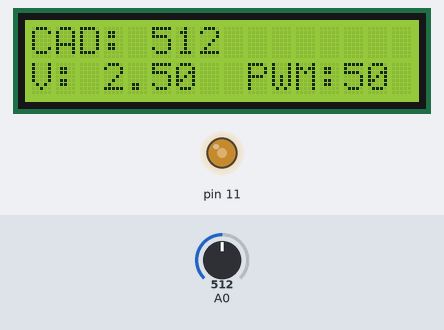
Simulated run of this sketch. Board: Arduino Uno, built with avr-gcc and run on an emulated ATmega328P. On the bench: 16×2 character LCD, output pins drawn as LEDs (lit = HIGH). The test bench sets the inputs (shaded band); at power-on: A0 = 512.

Above: at 1.2 s.
1.3 s: A0 set to 716
At 1.74 s:
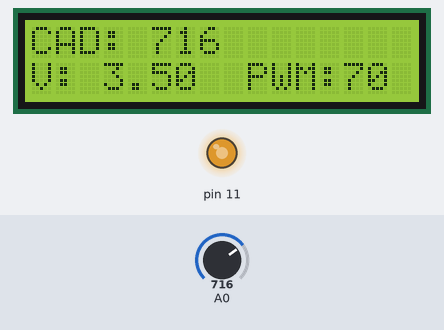
3.4 s: A0 set to 900
At 3.58 s:
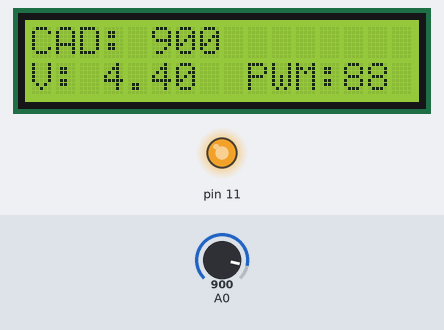
5.5 s: A0 set to 122
At 5.72 s:
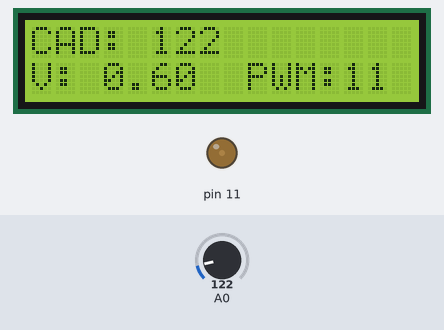
7.6 s: A0 set to 0
At 7.87 s:
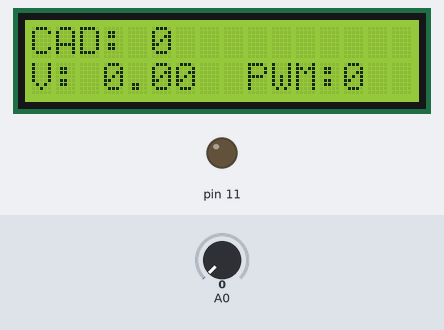
Timing chart, 0 to 10.6 s (numbered marks = the images above; inputs shaded):
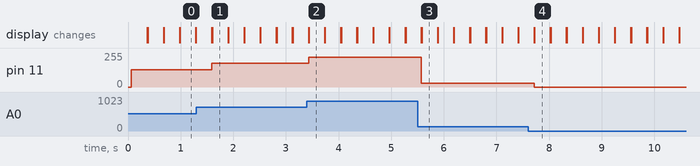

The sketch:

EspinozaLizbeth_SIMULACI_N_4.1_SE.ino
```cpp
/*
* CAPITULO IV: PERIFERICOS ESPECIALES
* CODIGO 14: CAD Y PWM
* OBJETIVO: Realizar lecturas del conversor analogo digital para determinar la velocidad de un motor en dc
* Nombre: Lizbeth Espinoza
* FUNCIONES:   analogRead(conversor)
*                         conversor -> A0 - A5
*              analogWrite(pin,dutty)
*                          pin -> pines con ~, dutty -> 0-225
*/

#include <LiquidCrystal.h>
LiquidCrystal lcd(13,12,5,4,3,2);              //seleccion de pines para la LCD
int conversor;                                 //variable para adquirir datos del conversor entre 0 - 1023
float voltaje;                                 //variable de conversion de conversor a voltaje
int dutty;                                     //variable para el uso de pwm

void setup() {
  lcd.begin(16,2);                      //inicializa la LCD
}

void loop() {
  conversor=analogRead(A0);            //lectura del canal A0-0-14
  voltaje=(conversor*5.0)/1023.0;      //conversor de voltaje
  dutty=conversor/4;                   //cambio la escala para el dutty cicle
  analogWrite(11,dutty);               //envio de valor al pin 11
  lcd.setCursor(0,0);                  //posición
  lcd.print("CAD:");
  lcd.setCursor(5,0);
  lcd.print(conversor);
  lcd.setCursor(0,1);
  lcd.print("V:");
  lcd.setCursor(3,1);
  lcd.print(voltaje);
  lcd.setCursor(9,1);
  lcd.print("PWM:");
  lcd.setCursor(13,1);
  lcd.print((dutty*100)/255);
  delay(300);
  lcd.clear();
}
```

Measured:
- after the input at 1.3 s, pin 11: 128/255 → 179/255 after 0.29 s; the display: first differs from a run without the input after 0.30 s (image 1)
- after the input at 3.4 s, pin 11: 179/255 → 225/255 at once; the display: first differs from a run without the input at once (image 2)
- after the input at 5.5 s, pin 11: 225/255 → 30/255 after 0.07 s; the display: first differs from a run without the input after 0.08 s (image 3)
- after the input at 7.6 s, pin 11: 30/255 → 0/255 after 0.12 s; the display: first differs from a run without the input after 0.12 s (image 4)
